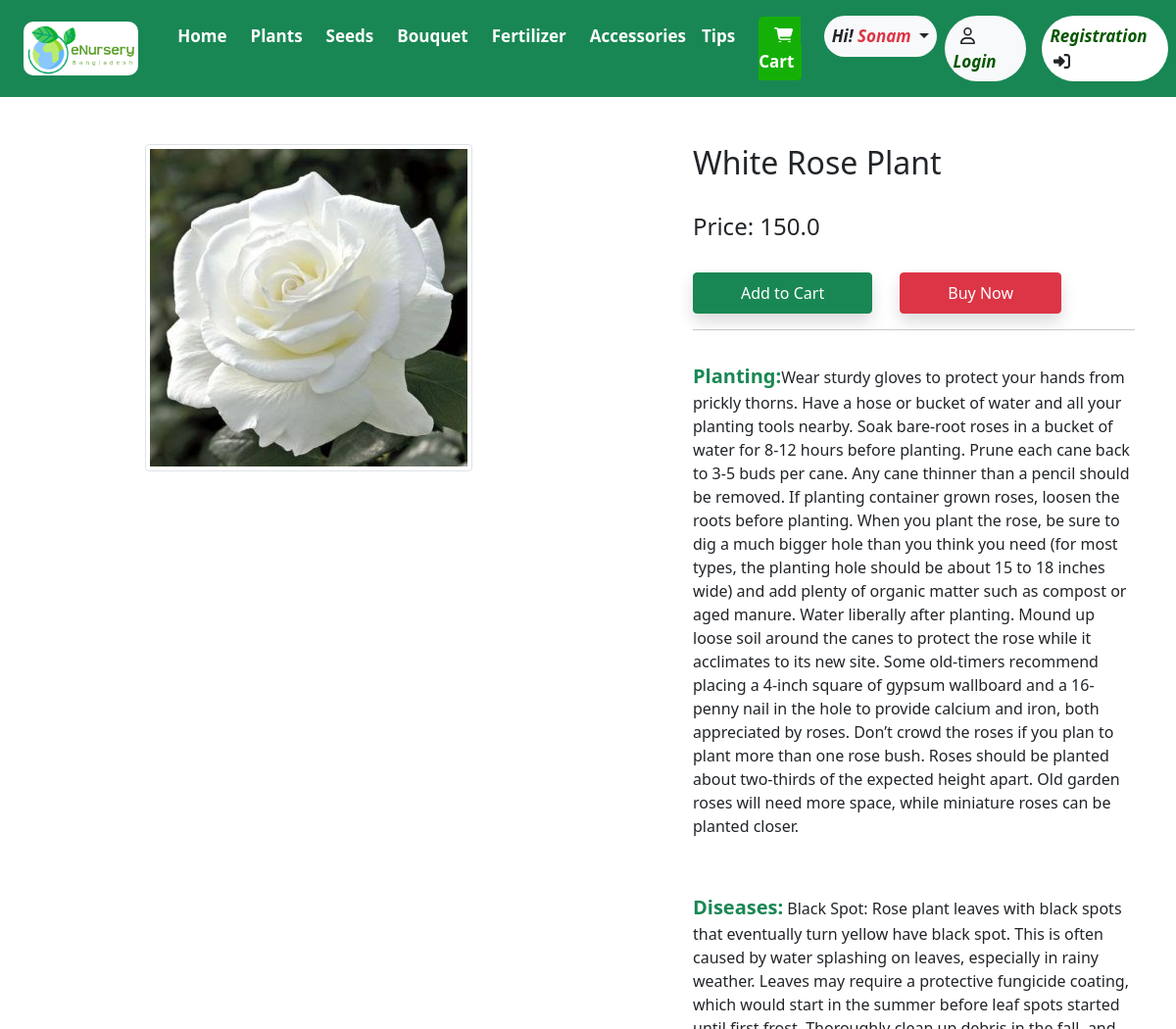
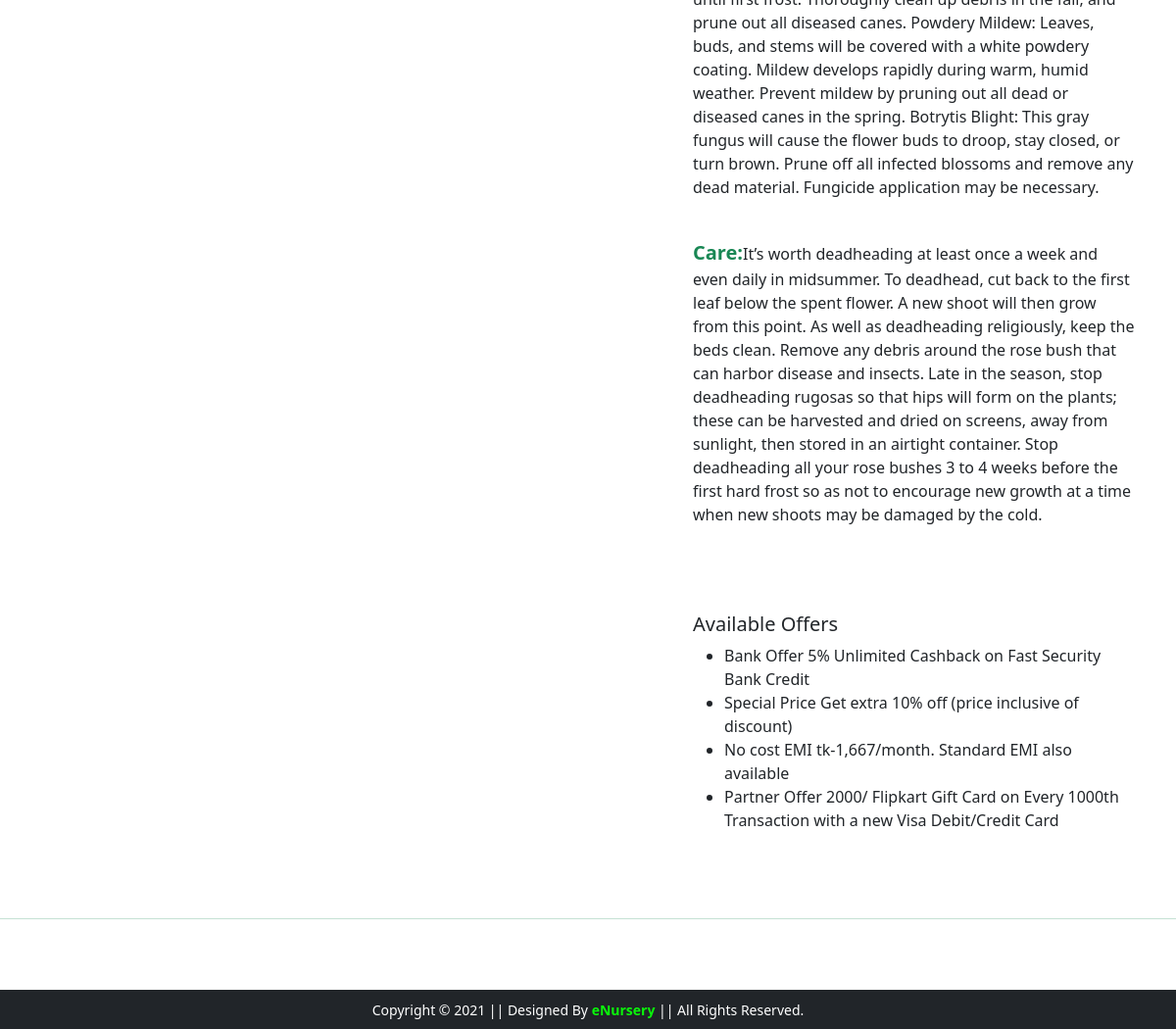
Page /product-detail/4 on the committed database (2 pictures, top to bottom).
### app/models.py (models this page shows, shortened)
class Product(models.Model):
    title = models.CharField(max_length=60)
    price = models.FloatField(max_length=10)
    planting = models.TextField(max_length=10000, blank=True)
    care = models.TextField(max_length=10000, blank=True)
    diseases = models.TextField(max_length=1000, blank=True)
    uses = models.TextField(max_length=1000, blank=True)
    grade = models.CharField(max_length=20)
    category = models.CharField(choices=CATEGORY_CHOICE, max_length=20)
    product_image = models.ImageField(upload_to='productimg')

### app/views.py (the view)
# urls.py: path('product-detail/<int:pk>', views.ProductDetailView.as_view(), name='product-detail'),
class ProductDetailView(View):
    def get(self, request, pk):
        product = Product.objects.get(pk=pk)
        return render(request, 'app/productdetail.html', {'product': product})

### app/templates/app/productdetail.html (shortened to what this page needs)
{% extends 'app/base.html' %}
{% load static %}
{% block main-content %}
<div class="container my-5">
 <div class="row">
  <div class="col-sm-6 text-center align-self-lg-start">
   <img src="{{product.product_image.url}}" alt="" class="img-fluid img-thumbnail">
  </div>
  <div class="col-sm-5 offset-sm-1">
   <h2>{{product.title}}</h2> <br>
   <h4>Price: {{product.price}}</h4> <br>
   <a href="{% url 'add-to-cart' %}" class="btn btn-success shadow px-5 py-2">Add to Cart</a>
   <a href="{% url 'buy-now' %}" class="btn btn-danger shadow px-5 py-2 ms-4">Buy Now</a>
   <hr>
    <p class="py-3"><span class="fw-bold text-success fs-5">Planting:</span>{{product.planting}}</p> <br>
    <p><span class="fw-bold text-success fs-5">Diseases:</span> {{product.diseases}}</p> <br>
    <p><span class="fw-bold text-success fs-5">Care:</span>{{product.care}}  </p> <br>
   <h5 class="mt-5">Available Offers</h5>
   <ul>
    <li>Bank Offer 5% Unlimited Cashback on Fast Security Bank Credit</li>
    <li>Special Price Get extra 10% off (price inclusive of discount)</li>
    <li>No cost EMI tk-1,667/month. Standard EMI also available</li>
    <li>Partner Offer 2000/ Flipkart Gift Card on Every 1000th Transaction with a new Visa Debit/Credit Card</li>
   </ul>
  </div>
 </div>
</div>
{% endblock main-content %}

### rows in the picture
Product: product_image (picture), title "White Rose Plant", price "150.0", planting "Wear sturdy gloves to protect your hands from prickly thorns. Have a hose or bucket of water and all your planting tools nearby. Soak bare-root roses in a bucket of water for 8-12 hours before planting. Prune each cane back to 3-5 buds per cane. Any cane thinner than a pencil should be removed. If planting container grown roses, loosen the roots before planting. When you plant the rose, be sure to dig a much bigger hole than you think you need (for most types, the planting hole should be about 15 to 18 inches wide) and add plenty of organic matter such as compost or aged manure. Water liberally after planting. Mound up loose soil around the canes to protect the rose while it acclimates to…", diseases "Black Spot: Rose plant leaves with black spots that eventually turn yellow have black spot. This is often caused by water splashing on leaves, especially in rainy weather. Leaves may require a protective fungicide coating, which would start in the summer before leaf spots started until first frost. Thoroughly clean up debris in the fall, and prune out all diseased canes. Powdery Mildew: Leaves, buds, and stems will be covered with a white powdery coating. Mildew develops rapidly during warm, humid weather. Prevent mildew by pruning out all dead or diseased canes in the spring. Botrytis Blight: This gray fungus will cause the flower buds to droop, stay closed, or turn brown. Prune off all…", care "It’s worth deadheading at least once a week and even daily in midsummer. To deadhead, cut back to the first leaf below the spent flower. A new shoot will then grow from this point. As well as deadheading religiously, keep the beds clean. Remove any debris around the rose bush that can harbor disease and insects. Late in the season, stop deadheading rugosas so that hips will form on the plants; these can be harvested and dried on screens, away from sunlight, then stored in an airtight container. Stop deadheading all your rose bushes 3 to 4 weeks before the first hard frost so as not to encourage new growth at a time when new shoots may be damaged by the cold."
